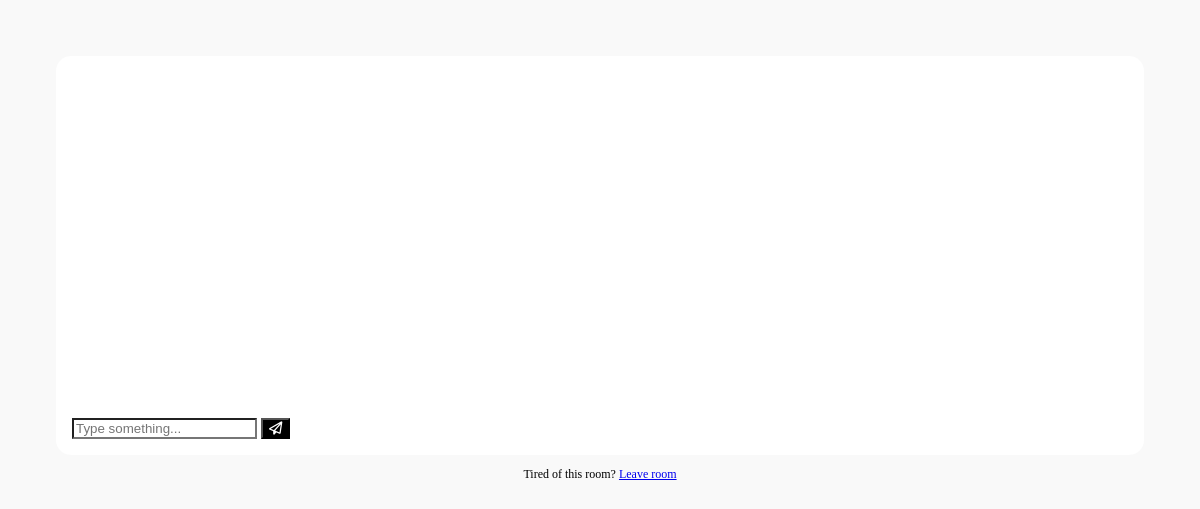
Page /chat/david/ (signed in) on the earlier database version.
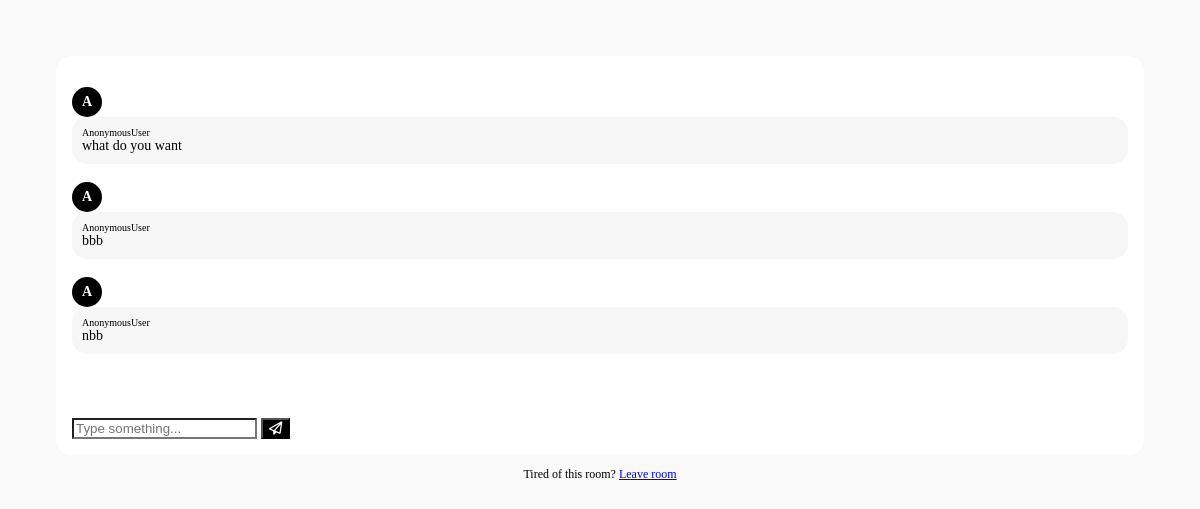
Same page on the later database version.
### chat/models.py (models this page shows)
class Message(models.Model):
    username = models.CharField(default='',blank=False,max_length=200)
    room_name = models.CharField(default='',blank=False,max_length=200)
    message = models.CharField(default='',blank=False,max_length=200)

### chat/views.py (the view)
# urls.py: path("<str:room_name>/",views.room,name="room"),
def room(request,room_name):
    messages = Message.objects.filter(room_name=room_name)
    return render(request,'chat/room.html',{'room_name':room_name,'messages':messages})

### chat/templates/chat/room.html (shortened to what this page needs)
{% extends 'base.html' %}
{% block content %}
    <div class="pure-g" style="padding:3em;">
        <div class="pure-u-1 pure-u-sm-2-3 pure-u-lg-1-3" style="margin:auto;border-radius: 15px;padding: 1em;background:white">
            <div class="pure-form">
                <div style="height:300px;overflow:auto;" id="chat-log">
                    {% for m in messages %}
                    {% if m.username == user.username|default:"AnonymousUser" %}
                    <div class="pure-g">
                        <div class="pure-u-2-3 pure-g animate__animated animate__fadeIn" style="margin-right: 0;margin-left: auto;">
                                <div class="pure-u-4-5" style="margin-right: 0;margin-left: auto;float: right;">
                                <div class="pure-chat-message-right">
                                    <p class="pure-sub-text">You</p>
                                    <p class="pure-text-p">{{m.message}}</p>
                                </div>
                                </div>
                        </div>
                    </div><br>
                    {% else %}
                    <div class="pure-g">
                        <div class="pure-u-2-3 animate__animated animate__fadeIn">
                            <div class="pure-g">
                                <div class="pure-u-1-8">
                                    <div class="pure-avatar">
                                        <div class="pure-avatar-text">{{ m.username.0}}</div>
                                    </div>
                                </div>
                                <div class="pure-u-7-8" >
                                <div class="pure-chat-message-left">
                                    <p class="pure-sub-text">{{m.username}}</p>
                                    <p class="pure-text-p">{{m.message}}</p>
                                </div>
                                </div>
                            </div>
                        </div>
                    </div><br>
                    {% endif %}
                    {% endfor %}
                </div>
                <p id="isTypingText" class="animate__animated animate__fadeInUp"  style="height:20px;font-size: small;color: darkgrey;"></p>
                <div class="pure-g">
                    <input id="chat-message-input"
                        class="pure-input-rounded pure-u-4-5"
                        placeholder="Type something..."
                        style="border-top-right-radius:0px;border-bottom-right-radius:0px;margin-bottom:0px;" type="text">
                    <button type="button"
                        id="chat-message-submit"
                        onclick="clickEnter(event)"
                        class="pure-u-1-5 pure-button pure-input-rounded send-button">
                        <i class="fa-regular fa-paper-plane"></i>
                    </button>
                </div>
            </div>
        </div>
        <center style="width:100%;">
            <p style="font-size:12px;">Tired of this room? <a href="{% url 'home' %}">Leave room</a></p>
        </center>
    </div>
{% endblock %}

### chat/templates/base.html (shortened to what this page needs)
<!DOCTYPE html>
<html>
<head>
    <link rel="stylesheet" href="https://cdn.jsdelivr.net/npm/purecss@3.0.0/build/pure-min.css">
    <link rel="stylesheet" href="https://cdnjs.cloudflare.com/ajax/libs/animate.css/4.1.1/animate.min.css"/>
    <link rel="stylesheet" href="https://cdnjs.cloudflare.com/ajax/libs/font-awesome/6.4.0/css/all.min.css" />
    <link rel="stylesheet" href="https://cdn.jsdelivr.net/npm/purecss@3.0.0/build/grids-responsive-min.css" />
</head>
<body>
{% block content %}{% endblock %}
</body>
</html>

### chat/templates/base.html (style rules this page uses)
body { background: rgba(238, 238, 238, 0.35); }
.pure-avatar { height:30px; width:30px; border-radius:100%; background:#000; font-weight:bold; color:white; position:relative; }
.pure-avatar-text { font-size:14px; margin: 0; position: absolute; top: 50%; left: 50%; transform: translate(-50%, -50%); }
.pure-chat-message-left { background: rgba(238, 238, 238, 0.54); border-radius: 15px; padding: 10px; }
.pure-sub-text { margin: 0; font-size: 10px; }
.pure-text-p { margin: 0; font-size: 14px; color:black; }
.send-button { background:black; color:white; font-weight: 100 ;border-top-left-radius:0px!important; border-bottom-left-radius:0px!important; height: 100%; }
#chat-log { -ms-overflow-style: none; scrollbar-width: none; }

Differences in the rows shown:
added Message: username.0 "A", username "AnonymousUser", message "what do you want"
added Message: username.0 "A", username "AnonymousUser", message "bbb"
added Message: username.0 "A", username "AnonymousUser", message "nbb"
